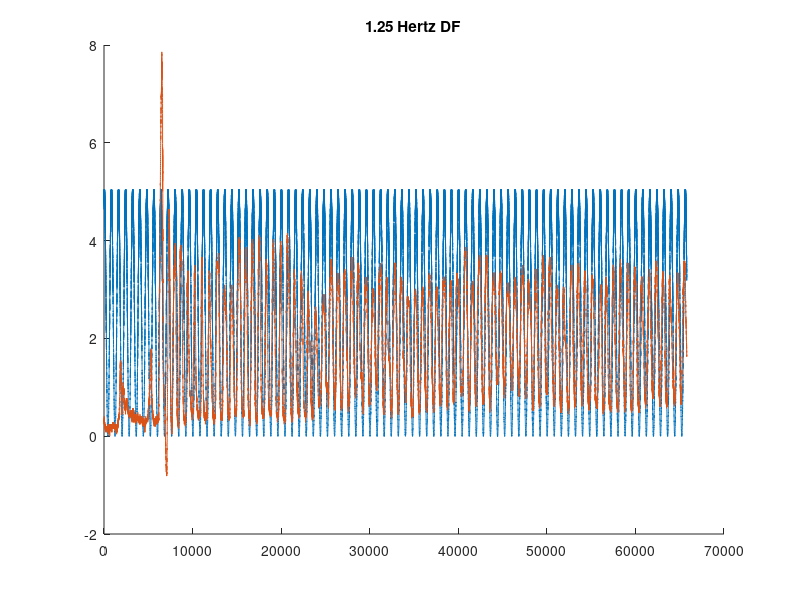
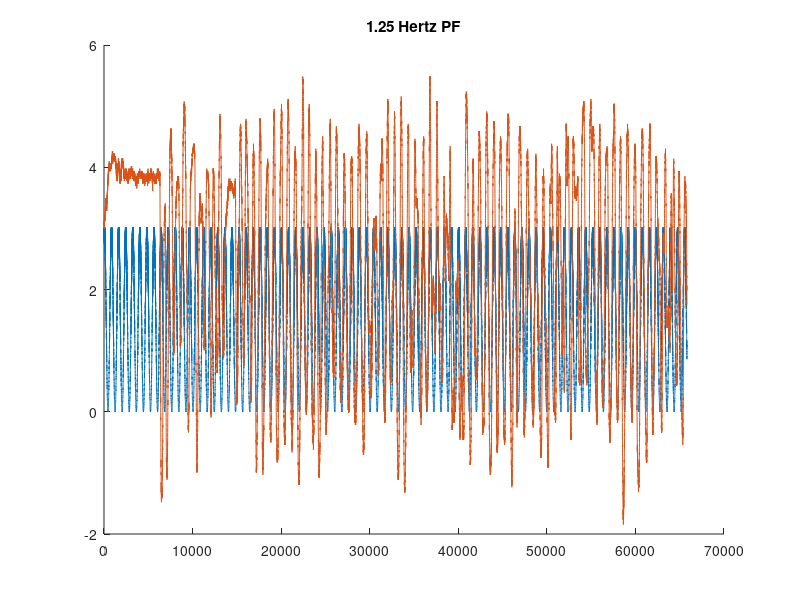

The MATLAB source for these figures, in order:
%% Patient 8 -- 1.25 Hz, initial data loading

clear;
clc;

P8mvcDF = load('Patient8_MVC_DF.txt'); % Loading Pat 8 MVC DF data
P8mvcPF = load('Patient8_MVC_PF.txt'); % Loading Pat 8 MVC PF data

P8one25DF = load('PatNo8_VR_AnklePosNeutral_DF_1-25Hz.txt'); % patient-hz-DF or PF
P8one25PF = load('PatNo8_VR_AnklePosNeutral_PF_1-25Hz.txt');
P8one25DFPF = load('PatNo8_VR_AnklePosNeutral_DFPF_1-25Hz.txt');

%% Calling reference and measured vectors

mvcDF_measured = P8mvcDF(:,1); % calling DF MVC data for Pat7
mvcPF_measured = P8mvcPF(:,1); % calling PF MVC data for Pat8

P8one25DF_m = P8one25DF(:,1); % column 1 is measured
P8one25DF_ref = P8one25DF(:,2); % column 2 is reference
P8one25PF_m = P8one25PF(:,1);
P8one25PF_ref = P8one25PF(:,2);
P8one25DFPF_m = P8one25DFPF(:,1);
P8one25DFPF_ref = P8one25DFPF(:,2);

%% Determining zero level

zerolvlone25DF = min(P8one25DF_m(1:4500));
P8one25DF_m = P8one25DF_m - zerolvlone25DF;

zerolvlone25PF = min(P8one25PF_m(1:4500));
P8one25PF_m = P8one25PF_m - zerolvlone25PF;

zerolvlone25DFPF = min(P8one25DFPF_m(1:4500));
P8one25DFPF_m = P8one25DFPF_m - zerolvlone25DFPF;

%% Zero level DF

zerolevel1DF = round(mean(mvcDF_measured(1:4500)));
mvcDF1 = max(mvcDF_measured(5500:9500)) - zerolevel1DF;
zerolevel2DF = round(mean(mvcDF_measured(10500:24500)));
mvcDF2 = max(mvcDF_measured(25500:29500)) - zerolevel2DF;
zerolevel3DF = round(mean(mvcDF_measured(30500:44500)));
mvcDF3 = max(mvcDF_measured(45550:end)) - zerolevel3DF;

%% Zero level PF

zerolevel1PF = round(mean(mvcPF_measured(1:4500)));
mvcPF1 = min(mvcPF_measured(5500:9500)) - zerolevel1PF;
zerolevel2PF = round(mean(mvcPF_measured(10500:24500)));
mvcPF2 = min(mvcPF_measured(25500:29500)) - zerolevel2PF;
zerolevel3PF = round(mean(mvcPF_measured(30500:44500)));
mvcPF3 = min(mvcPF_measured(45550:end)) - zerolevel3PF;

%% Zero level DFPF


%% Plotting

serial2lbs_bipolar = 125/2048;
lbs2NmAt15cm = 4.448*.15;

mvcDF_serial = max([mvcDF1, mvcDF2, mvcDF3]);
mvcDF_Nm = abs(mvcDF_serial)*serial2lbs_bipolar*lbs2NmAt15cm;

mvcPF_serial = min([mvcPF1, mvcPF2, mvcPF3]);
mvcPF_Nm = abs(mvcPF_serial)*serial2lbs_bipolar*lbs2NmAt15cm;

refsigserial2NmDF = mvcDF_Nm/4096*0.2;
refsigserial2NmPF = mvcPF_Nm/4096*0.2;

clear figures;
figure(1)
title('1.25 Hertz DF');
hold on;
plot(P8one25DF_ref*refsigserial2NmDF);
plot(P8one25DF_m*serial2lbs_bipolar*lbs2NmAt15cm);
hold off;

figure(2)
title('1.25 Hertz PF');
hold on;
plot(P8one25PF_ref*refsigserial2NmPF);
plot(P8one25PF_m*serial2lbs_bipolar*lbs2NmAt15cm+3); % plus 3 fudge factor??
hold off;





